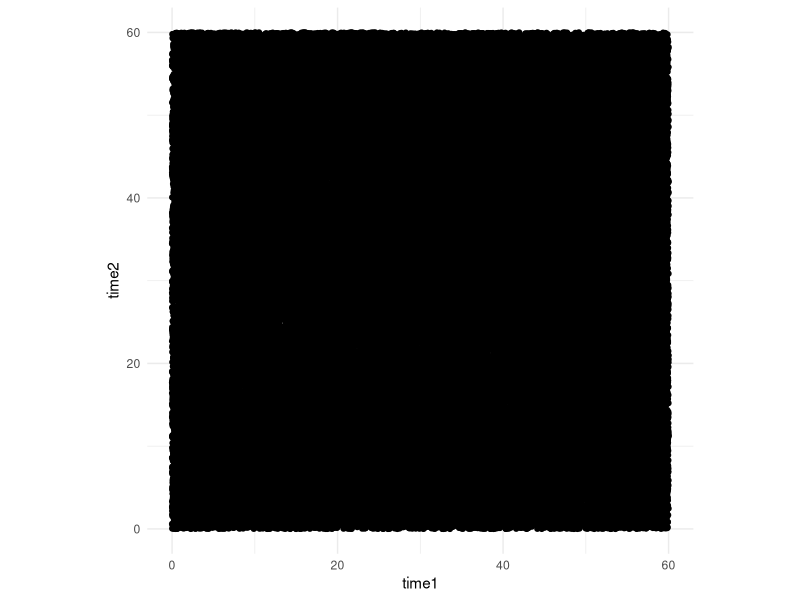

Source code (R):
## ---- chunk 1
library(tidyverse)
library(cowplot)
## ---- chunk 2
library(tidyverse)

#Set number of iterations/simulations
N <- 100000

#Generate random arrival times
time1 <- runif(N, 0, 60)
time2 <- runif(N, 0, 60)

#create data frame for plotting
df2 <- data.frame(time1, time2)

df2 <- df2 %>% 
  mutate(diff = time1-time2,
         absdiff = abs(diff))

wait <- 15

df2 <- df2 %>% 
  mutate(meet = if_else(absdiff < wait, TRUE, FALSE))

# ggplot(data = df2, aes(x = time1, y = time2, color = meet)) +
#   geom_point() +
#   scale_color_viridis_d() +
#   theme_minimal() +
#   coord_fixed()

ggplot(data = df2, aes(x = time1, y = time2)) +
  geom_point() +
  #scale_color_viridis_d() +
  theme_minimal() +
  coord_fixed()
